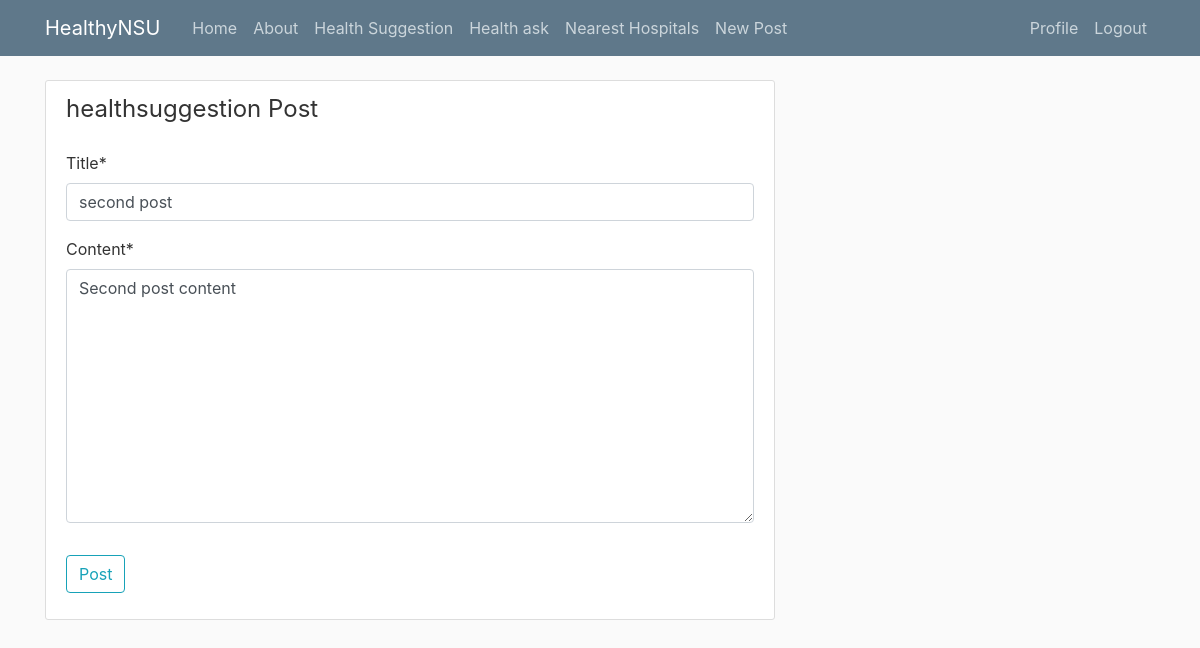
Before: /healthsuggest/suggest/post/2/update/ (signed in) with the older database file.
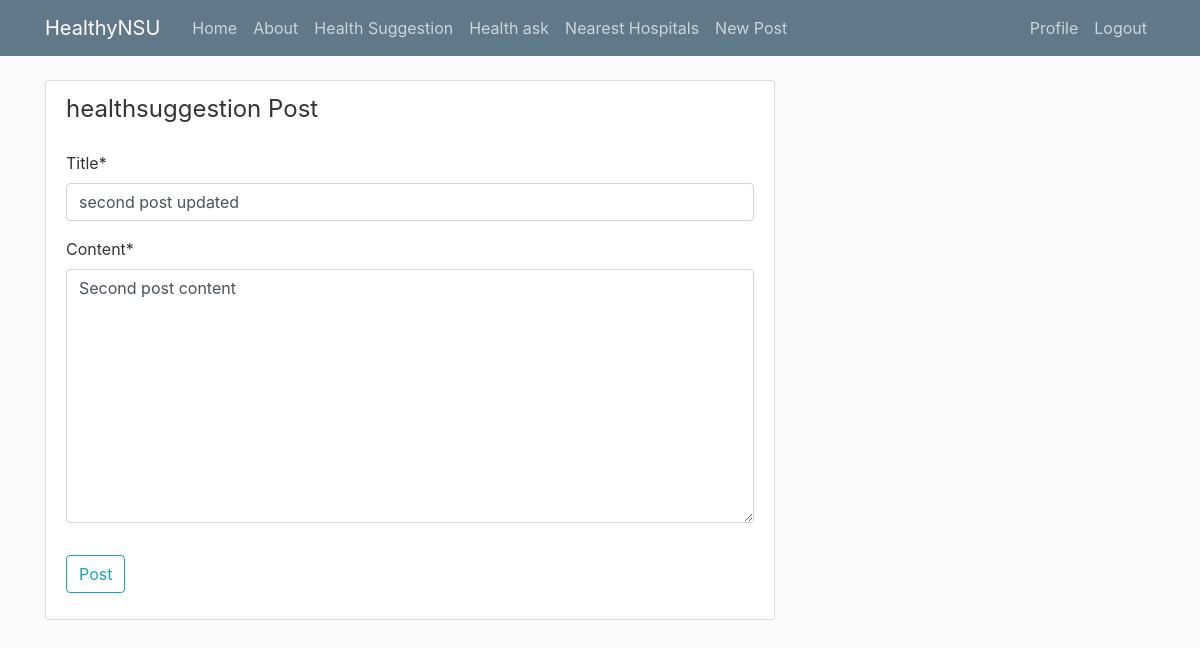
After: the same page with the newer database file.
### healthsuggest/models.py (models this page shows, shortened)
class Post(models.Model):
    title = models.CharField(max_length=100)
    content = models.TextField()
    date_posted = models.DateTimeField(default=timezone.now)
    author = models.ForeignKey(User, on_delete=models.CASCADE)

### healthsuggest/views.py (the view, shortened to what this page needs)
# urls.py: path('suggest/post/<int:pk>/update/',PostUpdateViewS.as_view() , name='post-update'),
class PostUpdateViewS(LoginRequiredMixin,UserPassesTestMixin, UpdateView):
    model = Post
    fields = ['title','content']
    def test_func(self):
        post = self.get_object()
        if self.request.user == post.author:
            return True
        return False

### healthsuggest/templates/healthsuggest/post_form.html (shortened to what this page needs)
{% extends 'home/base.html' %}
{% load crispy_forms_tags %}
{% block content %}
  <div class="content-section">
    <form  method= "POST">
      <fieldset class="form-group">
        <legend class="border-button mb-4">healthsuggestion Post</legend>
        {{ form|crispy }}
      </fieldset>
      <div class="form-group">
        <button class="btn btn-outline-info" type="submit" > Post</button>
      </div>
    </form>
  </div>
{% endblock content %}

Changed rows visible on the page:
changed Post "Second post content": title "second post" → "second post updated"
